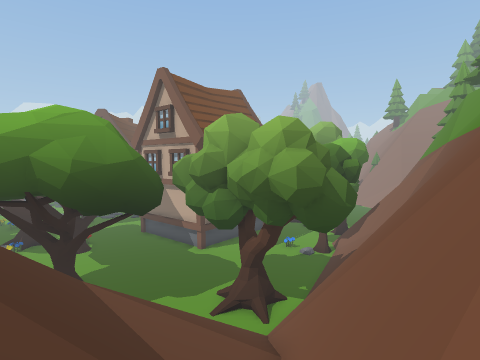
[1] (above)

20 first-person views from a walk through a Unity game level. The camera is 1.5 m above the floor, tilts 4° down and sees 80° across. The floor is counted in squares, 1 m on a side. Each view is taken from the middle of a square. On the plan, view 1 faces up. The plan holds only what a view shows up to about 14 squares ahead; the rest is blank. The place goes on beyond the plan. The player character is not drawn.

[2]
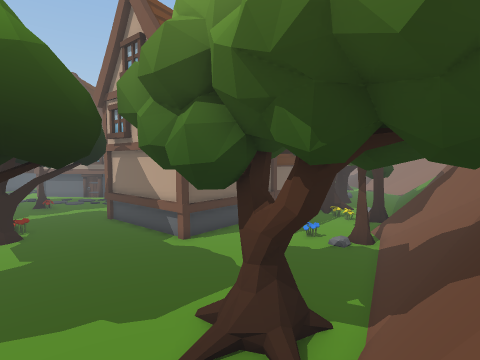

[3]
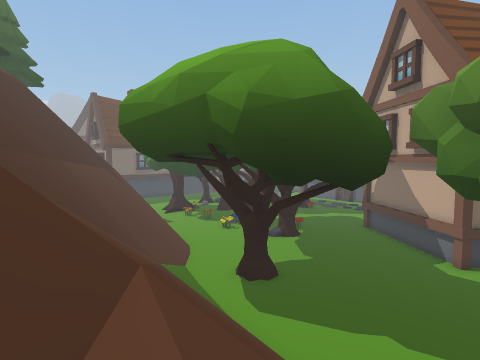

[4]
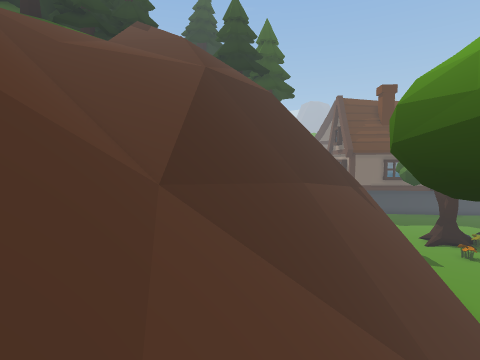

[5]
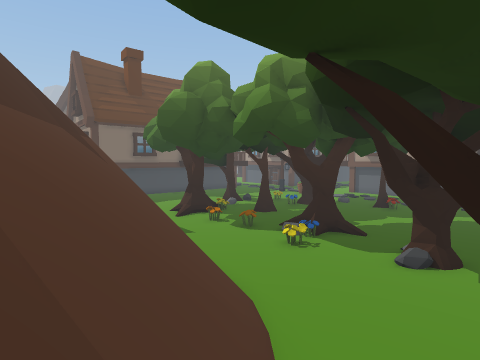

[6]
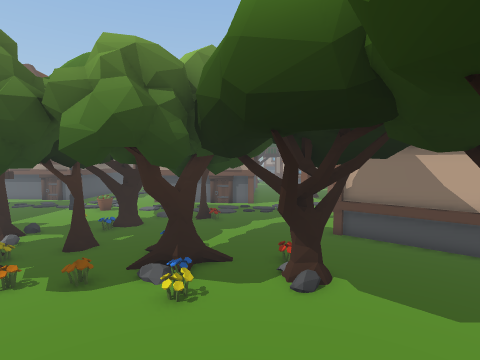

[7]
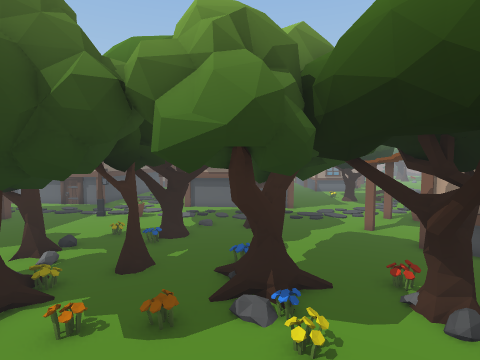

[8]
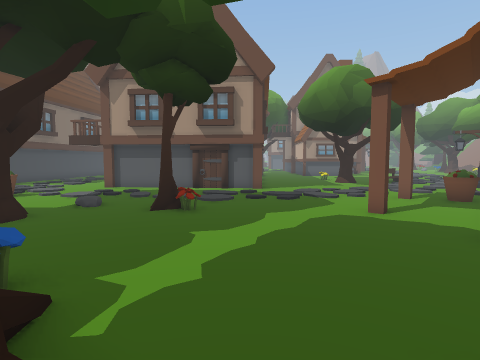

[9]
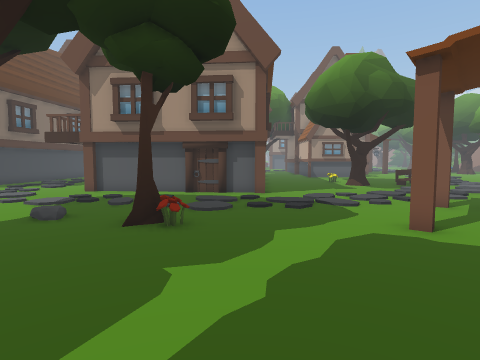

[10]
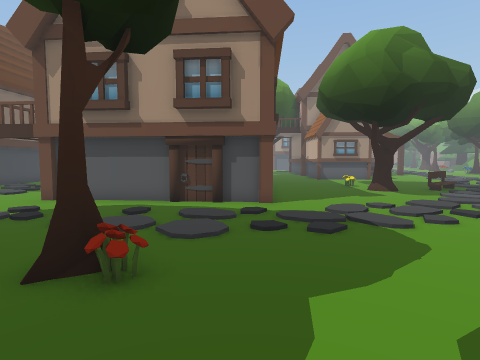

[11]
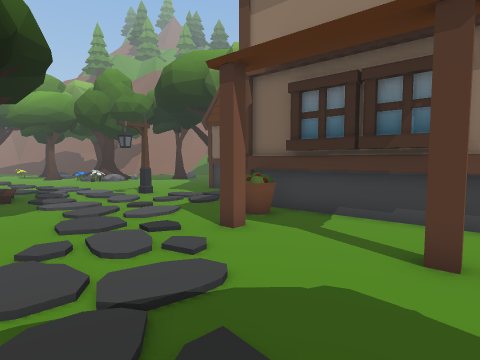

[12]
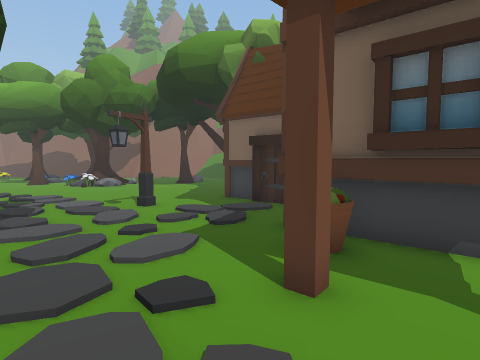

[13]
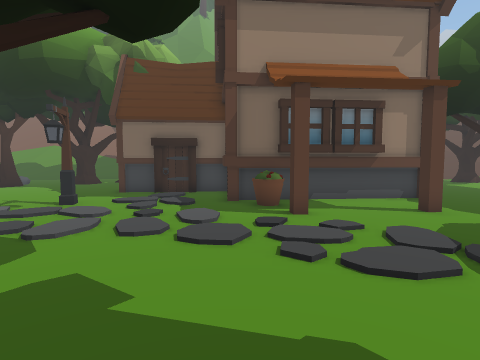

[14]
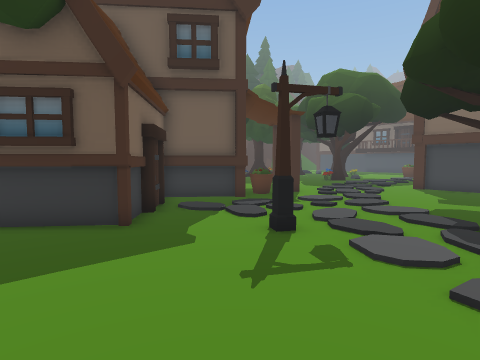

[15]
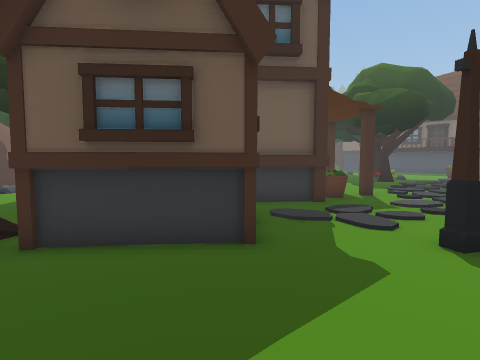

[16]
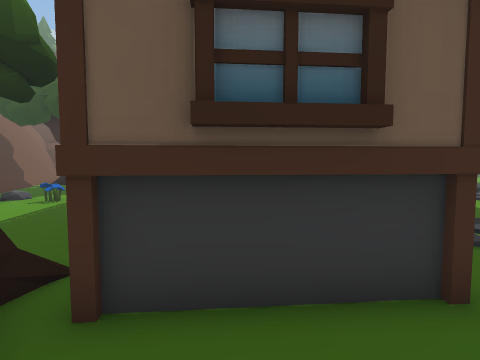

[17]
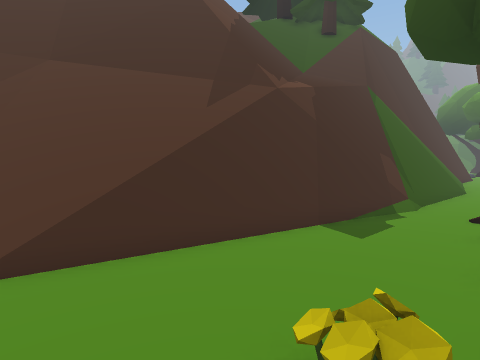

[18]
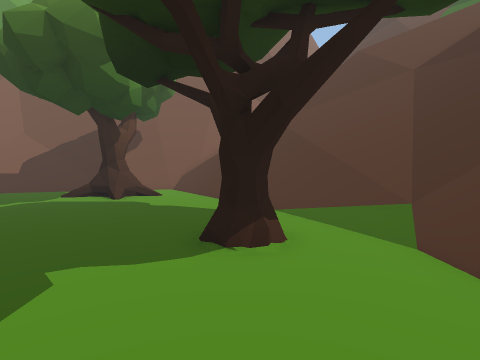

[19]
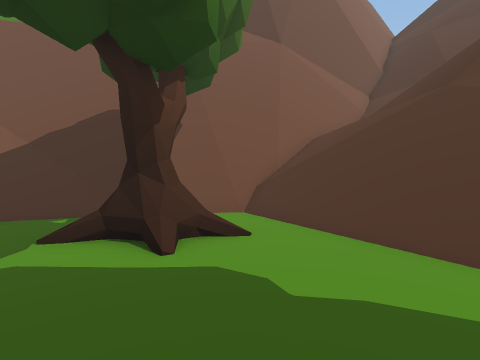

[20]
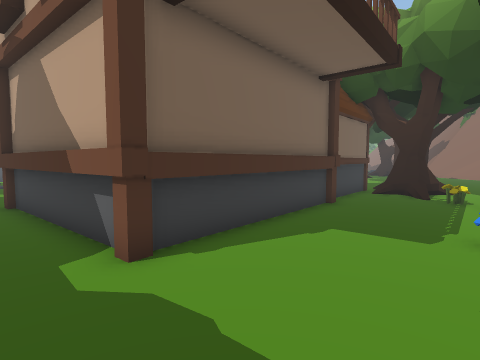

### Floor plan
Key: @ floor where view 1 was taken; # wall or solid block; . main floor; : floor 0.25 m higher than the main floor; / step, stairs or slope; = window, fence, low wall or low ledge; ^ raised ledge; v drop or lower ground; O other object.
Columns run from 24 left of view 1 to 6 right of it. Each row starts with its distance up from view 1.
 38 ..           .....OO.O...O....
 37 OO.         #........::.:....
 36  ..         #.......::.::.....
 35  O..######  #.......:.::.......
 34  ........####......:..:.O.....
 33  ::...........:..:.:...:.......
 32  :......:.O...:.::.:...:.......
 31  O.OO..::....::.:.....::..##...
 30   ......:.O..:.....O.#...####.
 29    ................O###.##  ##O
 28     ....OO.........######   ##O
 27      O.........#..##       ##.O
 26  .. O#...........##       ##..O
 25 ....O...........##        #...O
 24 O...............##       ##....
 23 O...............###     ##.....
 22 .O..OO..O.........##   ##.....
 21  ...O...OO.........#####......
 20   O.....OOO..O......###....O..
 19  OO.....OO...OO......#.......OO
 18  OO.O.O......O...............=/
 17 .........O..................../
 16 .............................//
 15 ###==........................//
 14 ########==......O...........///
 13  ###vvvvv=//...OO.......OO../==
 12  #===/////////..........OO.O=##
 11  #^^^^=////////........OOO==###
 10  vvv=^^=////////////......###
  9 vvvvv=^^=////////////////=##
  8  vvvvvv^^=///////////////=##
  7  vv  vvv^^#=/////////////=#
  6      /vvvv=##=///////////=#
  5      ///vvvv#==//////////=#
  4      /////////////////// =#
  3      ////////////// /////##
  2      /////////////      /##
  1      ///////////       //=#
  0      ////////          /@
 -1          ///          //
 -2                      ///
 -3                      //

Where each view was taken, in squares from view 1:
view 1: 0 up, 0 right, facing up
view 2: 6 up, 0 right, facing up
view 3: 5 up, 1 left, facing up-left
view 4: 6 up, 5 left, facing left
view 5: 9 up, 9 left, facing up-left
view 6: 10 up, 13 left, facing up
view 7: 12 up, 16 left, facing up
view 8: 19 up, 13 left, facing up
view 9: 21 up, 13 left, facing up
view 10: 24 up, 13 left, facing up
view 11: 30 up, 13 left, facing right
view 12: 31 up, 10 left, facing right
view 13: 37 up, 11 left, facing down-right
view 14: 38 up, 5 right, facing down-left
view 15: 35 up, 6 right, facing down-left
view 16: 32 up, 6 right, facing down-left
view 17: 18 up, 13 left, facing down-left
view 18: 17 up, 12 left, facing down-right
view 19: 15 up, 5 left, facing down-right
view 20: 15 up, 1 left, facing up
